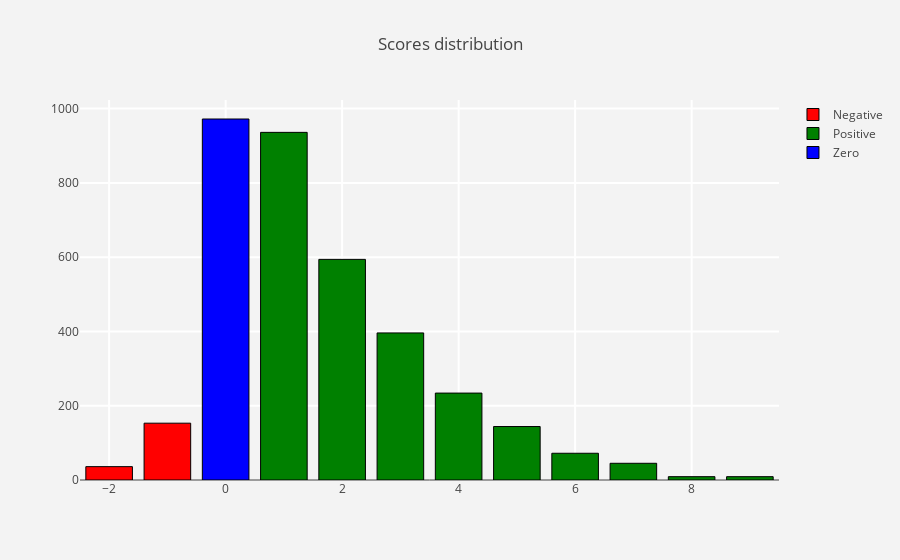

Notebook cell for this chart:
### Code cell
scr_dist = tweets_df["score"].value_counts().reset_index().sort_values(by = "index",
                                                                          ascending = True)
trace = go.Bar(x = scr_dist[scr_dist["index"] < 0]["index"],
               y = scr_dist[scr_dist["index"] < 0]["score"],
               marker = dict(line = dict(width = 1,color = "black"),
                             color = "red"),name = "Negative"
              )
trace1 = go.Bar(x = scr_dist[scr_dist["index"] > 0]["index"],
                y = scr_dist[scr_dist["index"] > 0]["score"],
                marker = dict(line = dict(width = 1,color = "black"),
                              color = "green"),name = "Positive"
              )
trace2 = go.Bar(x = scr_dist[scr_dist["index"] == 0]["index"],
                y = scr_dist[scr_dist["index"] == 0]["score"],
                marker = dict(line = dict(width = 1,color = "black"),
                              color = "blue"),name = "Zero"
              )
layout = go.Layout(dict(title = "Scores distribution",
                        plot_bgcolor  = "rgb(243,243,243)",
                        paper_bgcolor = "rgb(243,243,243)",
                        xaxis = dict(gridcolor = 'rgb(255, 255, 255)',
                                     gridwidth = 2),
                        yaxis = dict(gridcolor = 'rgb(255, 255, 255)',
                                     gridwidth = 2),
                        )
                  )
fig = go.Figure(data = [trace,trace1,trace2],layout = layout)
py.iplot(fig)
plt.savefig('images\scores_dist')

### Figure 1 — Plotly figure (JSON) as saved in the notebook; plotly's stock layout.template omitted (floating-point values rounded to 4 significant figures)
{"data": [{"marker": {"color": "red", "line": {"color": "black", "width": 1}}, "name": "Negative", "type": "bar", "uid": "8e29eb00-df83-11e8-8531-c4b3018e7558", "x": [-2, -1], "y": [36, 153]}, {"marker": {"color": "green", "line": {"color": "black", "width": 1}}, "name": "Positive", "type": "bar", "uid": "8e29eede-df83-11e8-9867-c4b3018e7558", "x": [1, 2, 3, 4, 5, 6, 7, 8, 9], "y": [936, 594, 396, 234, 144, 72, 45, 9, 9]}, {"marker": {"color": "blue", "line": {"color": "black", "width": 1}}, "name": "Zero", "type": "bar", "uid": "8e29f0c8-df83-11e8-888c-c4b3018e7558", "x": [0], "y": [972]}], "layout": {"paper_bgcolor": "rgb(243,243,243)", "plot_bgcolor": "rgb(243,243,243)", "title": "Scores distribution", "xaxis": {"gridcolor": "rgb(255, 255, 255)", "gridwidth": 2}, "yaxis": {"gridcolor": "rgb(255, 255, 255)", "gridwidth": 2}}}
